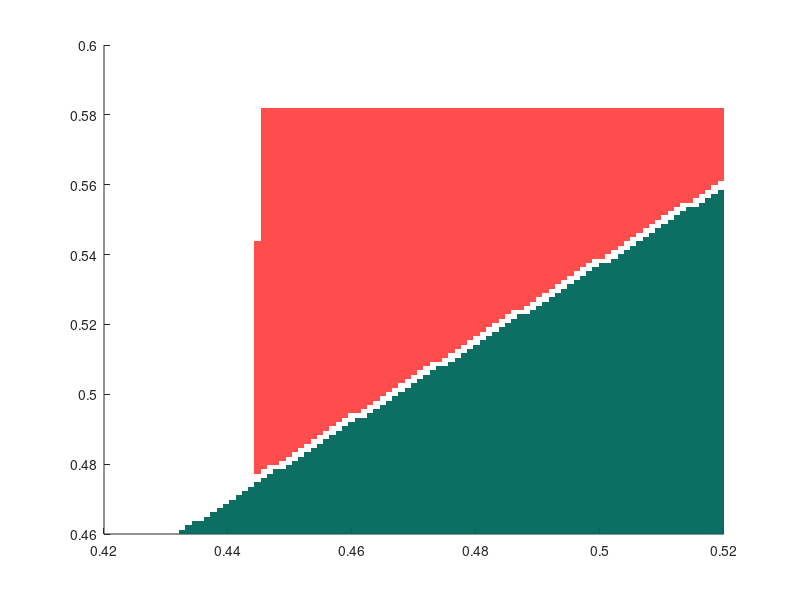

Source code (MATLAB): (Note: this script raises an error after producing the figure.)
function plotTypes11BifDiagFullVaryPhiE
clc;
clear all;
close all;

N_OneoverThetaPhiE = 100;
OneoverThetaPhiE_min = 0.42;
OneoverThetaPhiE_max = 0.52;

N_OneoverThetaPhiI = 100;
OneoverThetaPhiI_min = 0.46;
OneoverThetaPhiI_max = 0.582;

PINGING_FaceAlpha = 0.5 + 0.0;
PING_FaceAlpha = 0.7 - 0.0;
ING_FaceAlpha = 0.7 - 0.0;

figure(1); hold on;

OneoverThetaPhiE_lin = linspace(OneoverThetaPhiE_min, OneoverThetaPhiE_max, N_OneoverThetaPhiE);
OneoverThetaPhiI_lin = linspace(OneoverThetaPhiI_min, OneoverThetaPhiI_max, N_OneoverThetaPhiI);

m_tau = 0.4;
epsilonEI = -0.5;       % From I to E
epsilonII = -1.00;      % From I to I
for i = 1:1:N_OneoverThetaPhiE
    for j = 1:1:N_OneoverThetaPhiI
        thetaPhiE = 1/OneoverThetaPhiE_lin(1, i);
        thetaPhiI = 1/OneoverThetaPhiI_lin(1, j);
        
        %% PINGING
        epsilonIE = 0.1;       % From E to I
        
        val = freq_sce2(m_tau, thetaPhiI, thetaPhiE, epsilonEI, epsilonIE, epsilonII);
        PINGING_sce2_f1(i, j) = val(1, 1);
        PINGING_sce2_f2(i, j) = val(1, 2);
        
        PINGING_f2(i, j) = val(1, 2);

        val = freq_sce3(m_tau, thetaPhiI, thetaPhiE, epsilonEI, epsilonIE, epsilonII);
        PINGING_sce3_f1(i, j) = val(1, 1);
        PINGING_sce3_f2(i, j) = val(1, 2);
        
        if (isnan(PINGING_f2(i, j)) == 1)
            PINGING_f2(i, j) = PINGING_sce3_f2(i, j);
        end
        
        PINGING_sce4_f1(i, j) = freq_sce4(m_tau, thetaPhiI, thetaPhiE, epsilonEI, epsilonIE, epsilonII);
        
        val = freq_sce15(m_tau, thetaPhiI, thetaPhiE, epsilonEI, epsilonIE, epsilonII);
        PINGING_sce15_f1(i, j) = val(1, 1);
        PINGING_sce15_f2(i, j) = val(1, 2);

        %% ING
        epsilonIE = 0;       % From E to I
        
        val = freq_sce2(m_tau, thetaPhiI, thetaPhiE, epsilonEI, epsilonIE, epsilonII);
        ING_sce2_f1(i, j) = val(1, 1);
        ING_sce2_f2(i, j) = val(1, 2);
        
        ING_f2(i, j) = val(1, 2);

        val = freq_sce3(m_tau, thetaPhiI, thetaPhiE, epsilonEI, epsilonIE, epsilonII);
        ING_sce3_f1(i, j) = val(1, 1);
        ING_sce3_f2(i, j) = val(1, 2);
        
        if (isnan(ING_f2(i, j)) == 1)
            ING_f2(i, j) = ING_sce3_f2(i, j);
        end        
        
        val = freq_sce15(m_tau, thetaPhiI, thetaPhiE, epsilonEI, epsilonIE, epsilonII);
        if (isnan(ING_sce2_f2(i, j)) == 1) && (isnan(ING_sce3_f2(i, j)) == 1)
            ING_f1(i, j) = val(1, 1);
            ING_f2(i, j) = val(1, 2);
        end        
        val = freq_sce15(m_tau, thetaPhiI, thetaPhiE, epsilonEI, epsilonIE, epsilonII);
        ING_sce15_f1(i, j) = val(1, 1);
        ING_sce15_f2(i, j) = val(1, 2);
        
        %% PING
        val = freq_PING(m_tau, thetaPhiI, thetaPhiE, epsilonEI, epsilonIE, epsilonII);
        PING(i, j) = val;
    end
end

% Kill PING when PING overlap with PINGING
for i = 1:1:N_OneoverThetaPhiE
    for j = 1:1:N_OneoverThetaPhiI
        if (isnan(PINGING_sce4_f1(i, j)) == 0)
            PING(i, j) = NaN;
        end
    end
end

%% PING
% hSurface = surf(OneoverThetaPhiI_lin, OneoverThetaPhiE_lin, PING);set(hSurface,'FaceColor',[1 0 0],'FaceAlpha', PING_FaceAlpha, 'EdgeColor', 'none');
hSurface = surf(OneoverThetaPhiE_lin, OneoverThetaPhiI_lin, PING');set(hSurface,'FaceColor',[1 0 0],'FaceAlpha', PING_FaceAlpha, 'EdgeColor', 'none');

%% PINGING
% % hSurface = surf(OneoverThetaPhiI_lin, OneoverThetaPhiE_lin, PINGING_sce2_f1);set(hSurface,'FaceColor',[0 1 0],'FaceAlpha', PINGING_FaceAlpha, 'EdgeColor', 'none');
% hSurface = surf(OneoverThetaPhiI_lin, OneoverThetaPhiE_lin, PINGING_sce2_f2);set(hSurface,'FaceColor',[0 1 0],'FaceAlpha', PINGING_FaceAlpha, 'EdgeColor', 'none');
% 
% % hSurface = surf(OneoverThetaPhiI_lin, OneoverThetaPhiE_lin, PINGING_sce3_f1);set(hSurface,'FaceColor',[0 1 0],'FaceAlpha', PINGING_FaceAlpha, 'EdgeColor', 'none');
% hSurface = surf(OneoverThetaPhiI_lin, OneoverThetaPhiE_lin, PINGING_sce3_f2);set(hSurface,'FaceColor',[0 1 0],'FaceAlpha', PINGING_FaceAlpha, 'EdgeColor', 'none');

% hSurface = surf(OneoverThetaPhiI_lin, OneoverThetaPhiE_lin, PINGING_sce4_f1);set(hSurface,'FaceColor',[101/255 163/255 92/255],'FaceAlpha', PINGING_FaceAlpha, 'EdgeColor', 'none');
% hSurface = surf(OneoverThetaPhiE_lin, OneoverThetaPhiI_lin, PINGING_sce4_f1');set(hSurface,'FaceColor',[101/255 163/255 92/255],'FaceAlpha', PINGING_FaceAlpha, 'EdgeColor', 'none');
hSurface = surf(OneoverThetaPhiE_lin, OneoverThetaPhiI_lin, PINGING_sce4_f1');set(hSurface,'FaceColor',[0/255 102/255 92/255],'FaceAlpha', 0.95, 'EdgeColor', 'none');

% hSurface = surf(OneoverThetaPhiI_lin, OneoverThetaPhiE_lin, PINGING_sce15_f1);set(hSurface,'FaceColor',[0 1 0],'FaceAlpha', PINGING_FaceAlpha, 'EdgeColor', 'none');
% hSurface = surf(OneoverThetaPhiI_lin, OneoverThetaPhiE_lin, PINGING_sce15_f2);set(hSurface,'FaceColor',[0 1 0],'FaceAlpha', PINGING_FaceAlpha, 'EdgeColor', 'none');

% hSurface = surf(OneoverThetaPhiI_lin, OneoverThetaPhiE_lin, PINGING_f2);set(hSurface,'FaceColor',[0 1 0],'FaceAlpha', PINGING_FaceAlpha, 'EdgeColor', 'none');
% hSurface = surf(OneoverThetaPhiE_lin, OneoverThetaPhiI_lin, PINGING_f2');set(hSurface,'FaceColor',[0 1 0],'FaceAlpha', PINGING_FaceAlpha, 'EdgeColor', 'none');
hSurface = surf(OneoverThetaPhiE_lin, OneoverThetaPhiI_lin, PINGING_f2');set(hSurface,'FaceColor',[0 1 0],'FaceAlpha', 0.7, 'EdgeColor', 'none');


%% ING
% % hSurface = surf(OneoverThetaPhiI_lin, OneoverThetaPhiE_lin, ING_sce2_f1);set(hSurface,'FaceColor',[0 0 1],'FaceAlpha', ING_FaceAlpha, 'EdgeColor', 'none');
% hSurface = surf(OneoverThetaPhiI_lin, OneoverThetaPhiE_lin, ING_sce2_f2);set(hSurface,'FaceColor',[0 0 1],'FaceAlpha', ING_FaceAlpha, 'EdgeColor', 'none');
% 
% % hSurface = surf(OneoverThetaPhiI_lin, OneoverThetaPhiE_lin, ING_sce3_f1);set(hSurface,'FaceColor',[0 0 1],'FaceAlpha', ING_FaceAlpha, 'EdgeColor', 'none');
% hSurface = surf(OneoverThetaPhiI_lin, OneoverThetaPhiE_lin, ING_sce3_f2);set(hSurface,'FaceColor',[0 0 1],'FaceAlpha', ING_FaceAlpha, 'EdgeColor', 'none');
%         
% % hSurface = surf(OneoverThetaPhiI_lin, OneoverThetaPhiE_lin, ING_sce15_f1);set(hSurface,'FaceColor',[0 0 1],'FaceAlpha', ING_FaceAlpha, 'EdgeColor', 'none');
% hSurface = surf(OneoverThetaPhiI_lin, OneoverThetaPhiE_lin, ING_sce15_f2);set(hSurface,'FaceColor',[0 0 1],'FaceAlpha', ING_FaceAlpha, 'EdgeColor', 'none');

% hSurface = surf(OneoverThetaPhiI_lin, OneoverThetaPhiE_lin, ING_f2);set(hSurface,'FaceColor',[0 0 1],'FaceAlpha', ING_FaceAlpha, 'EdgeColor', 'none');
% hSurface = surf(OneoverThetaPhiE_lin, OneoverThetaPhiI_lin, ING_f2');set(hSurface,'FaceColor',[0 0 1],'FaceAlpha', ING_FaceAlpha, 'EdgeColor', 'none');
hSurface = surf(OneoverThetaPhiE_lin, OneoverThetaPhiI_lin, ING_f2');set(hSurface,'FaceColor', [102/255 102/255 255/255],'FaceAlpha', ING_FaceAlpha, 'EdgeColor', 'none');

box on
axis tight
axis square
view([-37.500000000000000, 30])

make_me_pretty(gcf, ...
    gca, 40, ...
    [], 12, ...
    [], 12, ...
    [], 12, ...
    [], 12, ...
    [], 12, ...
    [], 12)

set(gca,'YTick',[0.48 0.52 0.56],'YTickLabel',{'';'';''});
set(gca,'XTick',[0.43 0.45 0.47 0.49 0.51],'XTickLabel',{'';'';'';'';''});
set(gca,'ZTick',[0.33 0.35 0.37 0.39 0.41],'ZTickLabel',{'';'';'';'';''});

% xlabel('E');
% ylabel('I');
maximize_a_fig(gcf);
% m_savefig('Types11BifDiagFullVaryPhiEPhiI', 'eps');
m_savefig('Types11BifDiagFullVaryPhiEPhiI_v2', 'eps');

end

function val = freq_PING(m_tau, thetaPhiI, thetaPhiE, epsilonEI, epsilonIE, epsilonII)
    T_I = thetaPhiI + m_tau - H_LIF(m_tau, -epsilonII, thetaPhiI);
    T_E = 2*m_tau + thetaPhiE - H_LIF(2*m_tau, -epsilonEI, thetaPhiE);
    
    if (T_E <= T_I)
        A = (1 - exp(-thetaPhiE))*epsilonEI;
        val = 1/(2*m_tau + thetaPhiE + log(exp(-2*m_tau) - A));        
    else
        val = NaN;
    end
end

function val = GAMMA(thetaPhi, epsi)
val = (1 - exp(-thetaPhi))*epsi;
end

function val = freq_sce4(m_tau, thetaPhiI, thetaPhiE, epsilonEI, epsilonIE, epsilonII)
DeltaTheta = thetaPhiE - thetaPhiI;
H_I = H_LIF(thetaPhiI, -epsilonIE, thetaPhiI);
DeltaPhi = log((exp(-m_tau) - GAMMA(thetaPhiI, epsilonII))/(exp(-2*m_tau) - GAMMA(thetaPhiE, epsilonEI)));

if (((m_tau + DeltaTheta) <= DeltaPhi) && (DeltaPhi <= (DeltaTheta + thetaPhiI + m_tau - H_I)))
    A = (1 - exp(-thetaPhiE))*epsilonEI;
    val = 1/(2*m_tau + thetaPhiE + log(exp(-2*m_tau) - A));    
else
    val = NaN;
end
end

function val = freq_sce3(m_tau, thetaPhiI, thetaPhiE, epsilonEI, epsilonIE, epsilonII)
DeltaTheta = thetaPhiE - thetaPhiI;

C = (1 - exp(-thetaPhiE)).*epsilonEI;
D = (1 - exp(-thetaPhiI)).*epsilonII;
E = (1 - exp(-thetaPhiI)).*epsilonIE;

A = C;
B = exp(-m_tau) - D - exp(-m_tau + DeltaTheta);
C = -E.*exp(DeltaTheta);

DeltaPhi1 = log((-B + sqrt(B.*B - 4.*A.*C))./(2.*A));
DeltaPhi2 = log((-B - sqrt(B.*B - 4.*A.*C))./(2.*A));

% m_tau + DeltaPhi1 - DeltaTheta

if (DeltaTheta <= DeltaPhi1) && (DeltaPhi1 <= (DeltaTheta + m_tau))
    T1 = thetaPhiE + log(exp(-(m_tau + DeltaPhi1 - DeltaTheta)) - (1 - exp(-thetaPhiE)).*epsilonEI) + m_tau + DeltaPhi1 - DeltaTheta;

    val(1, 1) = 1/T1;
else
    val(1, 1) = NaN;
end

if (DeltaTheta <= DeltaPhi2) && (DeltaPhi2 <= (DeltaTheta + m_tau))
    T2 = thetaPhiE + log(exp(-(m_tau + DeltaPhi2 - DeltaTheta)) - (1 - exp(-thetaPhiE)).*epsilonEI) + m_tau + DeltaPhi2 - DeltaTheta;

    val(1, 2) = 1/T2;
else
    val(1, 2) = NaN;
end

end

function val = freq_sce2(m_tau, thetaPhiI, thetaPhiE, epsilonEI, epsilonIE, epsilonII)
DeltaTheta = thetaPhiE - thetaPhiI;

H = -log(exp(-m_tau) - (1 - exp(-thetaPhiI)).*epsilonII);
E = H + DeltaTheta;

A = exp(-DeltaTheta).*(1 - exp(-thetaPhiE)).*epsilonEI;
B = exp(-E) - exp(-m_tau);
C = -(1 - exp(-thetaPhiI)).*epsilonIE;

DeltaPhi1 = log((-B + sqrt(B.*B - 4.*A.*C))./(2.*A));
DeltaPhi2 = log((-B - sqrt(B.*B - 4.*A.*C))./(2.*A));

PhiE1 = DeltaPhi1 + thetaPhiI;
PhiE2 = DeltaPhi2 + thetaPhiI;

if ((DeltaTheta - m_tau ) <= DeltaPhi1) && (DeltaPhi1 <= DeltaTheta)
    T1 = m_tau + PhiE1 + log(exp(-(m_tau + DeltaPhi1 - DeltaTheta)) - (1 - exp(-thetaPhiE)).*epsilonEI);

    val(1, 1) = 1/T1;
else
    val(1, 1) = NaN;
end

if ((DeltaTheta - m_tau ) <= DeltaPhi2) && (DeltaPhi2 <= DeltaTheta)
    T2 = m_tau + PhiE2 + log(exp(-(m_tau + DeltaPhi2 - DeltaTheta)) - (1 - exp(-thetaPhiE)).*epsilonEI);

    val(1, 2) = 1/T2;
else
    val(1, 2) = NaN;
end

end

function val = freq_sce15(m_tau, thetaPhiI, thetaPhiE, epsilonEI, epsilonIE, epsilonII)
DeltaTheta = thetaPhiE - thetaPhiI;

% % sce. 1
% phiE = 0.977;
% phiI = thetaPhiI;
% deltaphi = phiE - phiI;
% delta_xi = deltaphi - DeltaTheta
% delta_xi = H_LIF(thetaPhiE + delta_xi + m_tau, epsilonEI, thetaPhiE) - (H_LIF(m_tau, epsilonII, thetaPhiI) + DeltaTheta);
% 
% delta_xi + DeltaTheta + (-0.435);
% % sce. 5
% phiE = thetaPhiE;
% phiI = 1.09;
% deltaphi = phiE - phiI;
% delta_xi = deltaphi - DeltaTheta;
% delta_xi = m_tau - H_LIF(thetaPhiI - delta_xi + m_tau, epsilonIE, thetaPhiI) - DeltaTheta
% 
% delta_xi + DeltaTheta + thetaPhiI

A = exp(DeltaTheta - m_tau);
B = exp(-thetaPhiI - m_tau);
C = H_LIF(m_tau, epsilonII, thetaPhiI) + DeltaTheta;
D = exp(-thetaPhiE - m_tau);
E = B*exp(-C);
GAMMA1 = GAMMA(thetaPhiI, epsilonIE);
GAMMA2 = GAMMA(thetaPhiE, epsilonEI);

X = A*GAMMA2;
Y = E-A*D+GAMMA1*GAMMA2;
Z = GAMMA1*D;

DeltaXi1 = log((-Y + sqrt(Y*Y + 4*X*Z))/(2*X));
DeltaXi2 = log((-Y - sqrt(Y*Y + 4*X*Z))/(2*X));

% Check sce. 1
if (DeltaXi1 <= (-m_tau))
   
    DeltaXi1 = H_LIF(thetaPhiE + DeltaXi1 + m_tau, epsilonEI, thetaPhiE) - (H_LIF(m_tau, epsilonII, thetaPhiI) + DeltaTheta);
    
    % Check sce. 5
    if ((thetaPhiI + m_tau - H_LIF(thetaPhiI, -epsilonIE, thetaPhiI)) < DeltaXi1)
        DeltaPhi1 = DeltaXi1 + DeltaTheta;
        
        phiI = thetaPhiE - DeltaPhi1;
        A = phiI - H_LIF(m_tau, epsilonII, thetaPhiI);
        B = thetaPhiI - H_LIF(phiI + m_tau, epsilonIE, thetaPhiI);
        T = m_tau + A + m_tau + B;
        
        val(1, 1) = 1/T;    
    else
        val(1, 1) = NaN;    
    end
else
    val(1, 1) = NaN;
end

if (DeltaXi2 <= (-m_tau))
    
    DeltaXi1 = DeltaXi2;    
    DeltaXi1 = H_LIF(thetaPhiE + DeltaXi1 + m_tau, epsilonEI, thetaPhiE) - (H_LIF(m_tau, epsilonII, thetaPhiI) + DeltaTheta);    
    
    % Check sce. 5
    if ((thetaPhiI + m_tau - H_LIF(thetaPhiI, -epsilonIE, thetaPhiI)) < DeltaXi1)
        DeltaPhi1 = DeltaXi1 + DeltaTheta;
        
        phiI = thetaPhiE - DeltaPhi1;
        A = phiI - H_LIF(m_tau, epsilonII, thetaPhiI);
        B = thetaPhiI - H_LIF(phiI + m_tau, epsilonIE, thetaPhiI);
        T = m_tau + A + m_tau + B;
        
        val(1, 2) = 1/T;    
    else
        val(1, 2) = NaN;    
    end   
else
    val(1, 2) = NaN;
end

end

function val = H_LIF(phi, epsi, Theta)
val = -log(exp(-phi) - (1 - exp(-Theta))*epsi);
end

function val = cmp(x, y, tol_eq)
% CMP Two-value comparison
%   val = cmp(x, y, tol_eq)
% Input
%   x           the first number.
%   y           the second number.
%   tol_eq      if the first and second numbers are different less than
%               tol_eq, we say that the two numbers are equal.
% Output
%   val         0   : two numbers are the same.
%               -1  : the first number is less than the second number.
%               1   : the first number is greater than the second number.

if  (abs(x-y)<tol_eq)
    val=0;
elseif (x<y)
    val=-1;
else
    val=1;
end

end